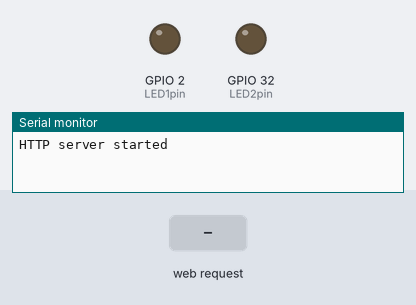
A sketch run on a simulated ESP32. Shown: output pins drawn as LEDs (lit = HIGH), the last lines printed to the serial monitor. Inputs (shaded band) come from the test bench.

Above: at 1.3 s.
1.4 s: HTTP request GET /led1on received
At 2.0 s:
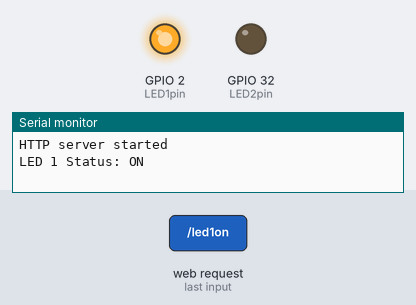
2.9 s: HTTP request GET /led2on received
At 3.2 s:
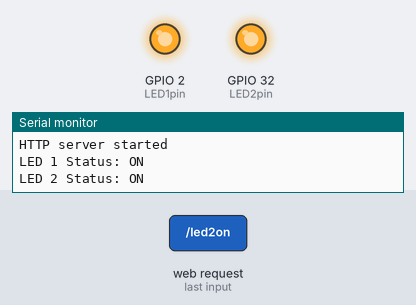
4.4 s: HTTP request GET /led1off received
At 5.5 s:
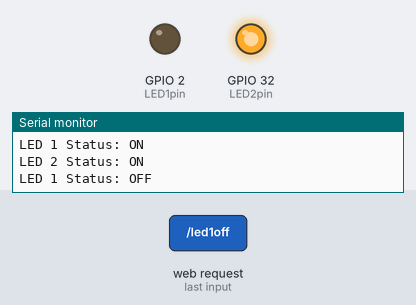
5.9 s: HTTP request GET /led2off received
At 6.7 s:
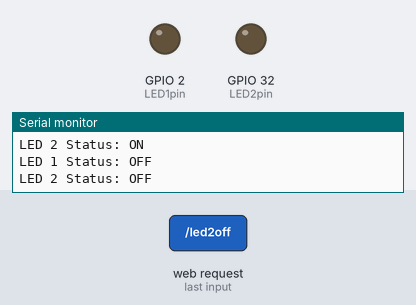
Timing chart, 0 to 8.4 s (numbered marks = the images above; inputs shaded):
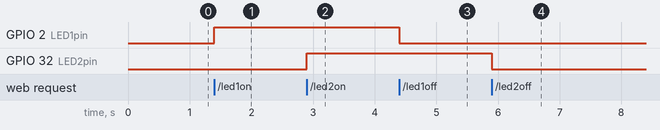

The sketch:

ESP32_AP.ino
```cpp
#include <WiFi.h>
#include <WebServer.h>

/* Put your SSID & Password */
const char* ssid = "myESP32";       // Enter SSID here
const char* password = "12341234";  //Enter Password here

/* Put IP Address details */
IPAddress local_ip(192, 168, 1, 2);
IPAddress gateway(192, 168, 1, 2);
IPAddress subnet(255, 255, 255, 0);

WebServer server(80);  // port at which the server communicates with the clients

int LED1pin = 2;
bool LED1status = LOW;  // state of led 1

int LED2pin = 32;
bool LED2status = LOW;  // state of led 2

void setup() {
  Serial.begin(115200);
  pinMode(LED1pin, OUTPUT);
  pinMode(LED2pin, OUTPUT);

  WiFi.softAP(ssid, password);                   // Setup the SSID and Password, for other devices to connect to the ESP32
  WiFi.softAPConfig(local_ip, gateway, subnet);  // We ned to give an IP address to the Web Server, so that the connected devices can use it

  delay(100);

  server.on("/", handle_OnConnect);       // handle_OnConnect is called when the IP address is entered and the Webserver has started
  server.on("/led1on", handle_led1on);    // the ledbutton is assigned to handle_led1on. Called when the button 1 is pressed to 'ON' Condition
  server.on("/led1off", handle_led1off);  // the ledbutton is assigned to handle_led1off. Called when the button 1 is pressed to 'OFF' Condition

  server.on("/led2on", handle_led2on);    // the ledbutton is assigned to handle_led2on. Called when the button 2 is pressed to 'ON' Condition
  server.on("/led2off", handle_led2off);  // the ledbutton is assigned to handle_led2off. Called when the button 2 is pressed to 'OFF' Condition

  server.onNotFound(handle_NotFound);     // when wrong url is entered

  server.begin();  // Starting the server
  Serial.println("HTTP server started");
}
void loop() {
  server.handleClient();  // for the server to listen to multiple connections at the same time

  if (LED1status)
  {
    digitalWrite(LED1pin, HIGH);
  }
  else
  {
    digitalWrite(LED1pin, LOW);
  }

  if (LED2status)
  {
    digitalWrite(LED2pin, HIGH);
  }
  else
  {
    digitalWrite(LED2pin, LOW);
  }
}


// Web Server handler function. These functions are generally called to display the webserver and to take necessary actions when a button is pressed
// and to update the webserver based on the action took by the user.

//Handle_on connect is called initially when the Web server starts
void handle_OnConnect() {
  LED1status = LOW;
  LED2status = LOW;
  Serial.println("LED 1 Status: OFF | LED 2 Status: OFF");
  server.send(200, "text/html", SendHTML(LED1status, LED2status));
}

// When Button 1 is pressed to 'ON', handle_led1on funtion is called. It updates the webserver with the current states of the LED
void handle_led1on() {
  LED1status = HIGH;
  Serial.println("LED 1 Status: ON");
  server.send(200, "text/html", SendHTML(true, LED2status));
}


// When Button 1 is pressed to 'OFF', handle_led1off funtion is called. It updates the webserver with the current states of the LED
void handle_led1off() {
  LED1status = LOW;  //
  Serial.println("LED 1 Status: OFF");
  server.send(200, "text/html", SendHTML(false, LED2status));
}

// When Button 2 is pressed to 'ON', handle_led2on funtion is called. It updates the webserver with the current states of the LED
void handle_led2on() {
  LED2status = HIGH;
  Serial.println("LED 2 Status: ON");
  server.send(200, "text/html", SendHTML(LED1status, true));
}

// When Button 2 is pressed to 'OFF', handle_led2off funtion is called. It updates the webserver with the current states of the LED
void handle_led2off() {
  LED2status = LOW;
  Serial.println("LED 2 Status: OFF");
  server.send(200, "text/html", SendHTML(LED1status, false));
}


//When the user enters the wrong url, 'Not Found' is displayed
void handle_NotFound() {
  server.send(404, "text/plain", "Not found");
}


//HTMl code for displaying the server which is used to update the server based on the inputs

String SendHTML(uint8_t led1stat, uint8_t led2stat) {

  String ptr = "<!DOCTYPE html> <html>\n";
  ptr += "<head><meta name=\"viewport\" content=\"width=device-width, initial-scale=1.0, user-scalable=no\">\n";
  ptr += "<title>LED Control</title>\n";  // Title of the Webserver
  ptr += "<style>html { font-family: Helvetica; display: inline-block; margin: 0px auto; text-align: center;}\n";
  ptr += "body{margin-top: 50px;} h1 {color: #554444;margin: 50px auto 30px;} h3 {color: #111144;margin-bottom: 50px;}\n";  // Colour & Size of Heading
  ptr += ".button {display: block;width: 80px;background-color: #3498db;border: none;color: white;padding: 13px 30px;text-decoration: none;font-size: 25px;margin: 0px auto 35px;cursor: pointer;border-radius: 5px;}\n";
  // Size of button, Padding,design

  ptr += ".button-on {background-color: #228B22;}\n";               // Color of Button in ON State
  ptr += ".button-on:active {background-color: #228B22;}\n";        // Color of Button (when it is being pressed) in ON State
  ptr += ".button-off {background-color: #FF0000;}\n";              // Color of Button in OFF State
  ptr += ".button-off:active {background-color: #FF0000;}\n";       // Color of Button (when it is being pressed) in OFF State
  ptr += "p {font-size: 14px;color: #888;margin-bottom: 10px;}\n";  // Size of Text in Button
  ptr += "</style>\n";
  ptr += "</head>\n";
  ptr += "<body>\n";

  ptr += "<h1>ESP32 Course - Webserver</h1>\n";                         // Heading shown on the Webserver
  ptr += "<h3>ESP32 used in Station(AP) Mode</h3>\n";  // any thing that starts with <hx> is heading where x tells the number which decides the size of the text

  if (led1stat)
  {
    ptr += "<p>LED1 Status: ON</p><a class=\"button button-on\" href=\"/led1off\">ON</a>\n";
  }  // when the button is pressed led1state is updated and the button shows a different design
  else
  {
    ptr += "<p>LED1 Status: OFF</p><a class=\"button button-off\" href=\"/led1on\">OFF</a>\n";
  }  // when the button is not pressed led1state is updated and the button shows a different design
  // same as above
  if (led2stat)
  {
    ptr += "<p>LED2 Status: ON</p><a class=\"button button-on\" href=\"/led2off\">ON</a>\n";
  }
  else {
    ptr += "<p>LED2 Status: OFF</p><a class=\"button button-off\" href=\"/led2on\">OFF</a>\n";
  }

  ptr += "</body>\n";
  ptr += "</html>\n";
  return ptr;
}
```

Measured:
- after the input at 1.4 s, GPIO 2 (LED1pin): LOW → HIGH at once
- after the input at 2.9 s, GPIO 32 (LED2pin): LOW → HIGH at once
- after the input at 4.4 s, GPIO 2 (LED1pin): HIGH → LOW at once
- after the input at 5.9 s, GPIO 32 (LED2pin): HIGH → LOW at once
